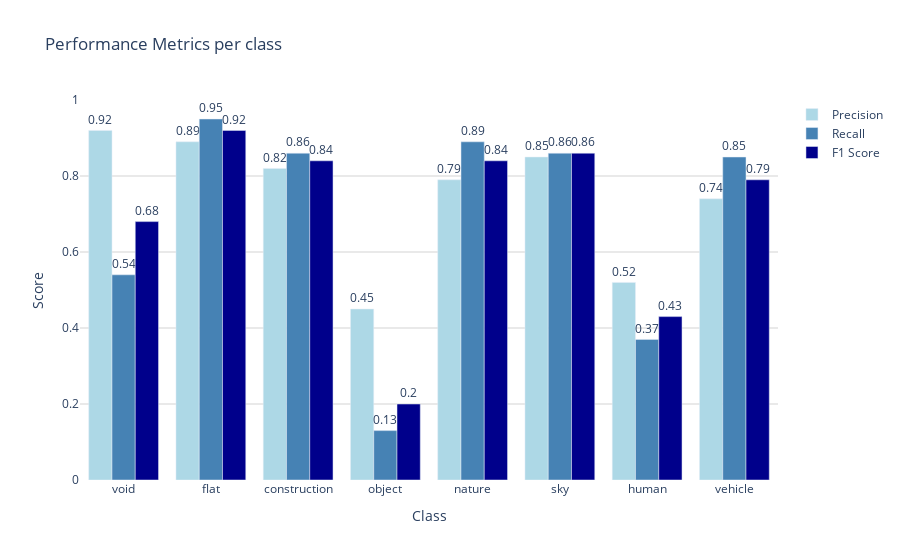

Notebook code cell kept with this figure:
### Code cell
class_names = ['void', 'flat', 'construction', 'object', 'nature', 'sky', 'human', 'vehicle']
precision = [.92, .89, .82, .45, .79, .85, .52, .74]
recall = [.54, .95, .86, .13, .89, .86, .37, .85]
f1_score = [.68, .92, .84, .20, .84, .86, .43, .79]

fig = go.Figure()

fig.add_trace(go.Bar(
    x=class_names,
    y=precision,
    name='Precision',
    text=precision,
    textposition='outside',
    marker_color='lightblue'
))

fig.add_trace(go.Bar(
    x=class_names,
    y=recall,
    name='Recall',
    text=recall,
    textposition='outside',
    marker_color='steelblue'
))

fig.add_trace(go.Bar(
    x=class_names,
    y=f1_score,
    name='F1 Score',
    text=f1_score,
    textposition='outside',
    marker_color='darkblue'
))

fig.update_layout(
    title='Performance Metrics per class',
    xaxis_title='Class',
    yaxis_title='Score',
    yaxis=dict(range=[0, 1], gridcolor='lightgrey'),
    plot_bgcolor='white',
    barmode='group'  # Grouper les barres par classe
)

fig.show()

### Figure 1 — Plotly figure (JSON) as saved in the notebook; plotly's stock layout.template omitted (floating-point values rounded to 4 significant figures)
{"data": [{"marker": {"color": "lightblue"}, "name": "Precision", "text": ["0.92", "0.89", "0.82", "0.45", "0.79", "0.85", "0.52", "0.74"], "textposition": "outside", "type": "bar", "x": ["void", "flat", "construction", "object", "nature", "sky", "human", "vehicle"], "y": [0.92, 0.89, 0.82, 0.45, 0.79, 0.85, 0.52, 0.74]}, {"marker": {"color": "steelblue"}, "name": "Recall", "text": ["0.54", "0.95", "0.86", "0.13", "0.89", "0.86", "0.37", "0.85"], "textposition": "outside", "type": "bar", "x": ["void", "flat", "construction", "object", "nature", "sky", "human", "vehicle"], "y": [0.54, 0.95, 0.86, 0.13, 0.89, 0.86, 0.37, 0.85]}, {"marker": {"color": "darkblue"}, "name": "F1 Score", "text": ["0.68", "0.92", "0.84", "0.2", "0.84", "0.86", "0.43", "0.79"], "textposition": "outside", "type": "bar", "x": ["void", "flat", "construction", "object", "nature", "sky", "human", "vehicle"], "y": [0.68, 0.92, 0.84, 0.2, 0.84, 0.86, 0.43, 0.79]}], "layout": {"barmode": "group", "plot_bgcolor": "white", "title": {"text": "Performance Metrics per class"}, "xaxis": {"title": {"text": "Class"}}, "yaxis": {"gridcolor": "lightgrey", "range": [0, 1], "title": {"text": "Score"}}}}
